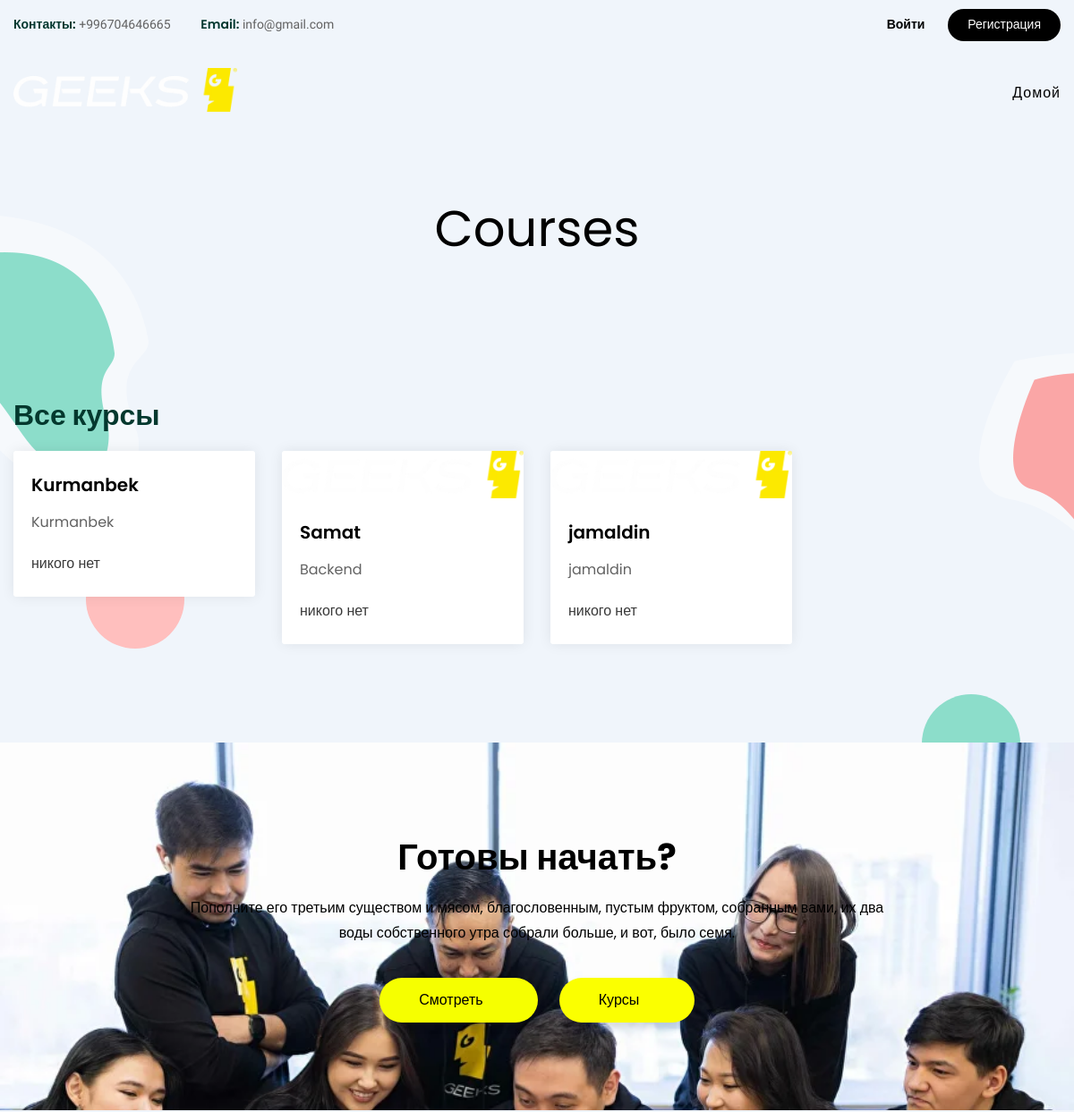
/course/ (upper part), run on an earlier commit of the app's database.
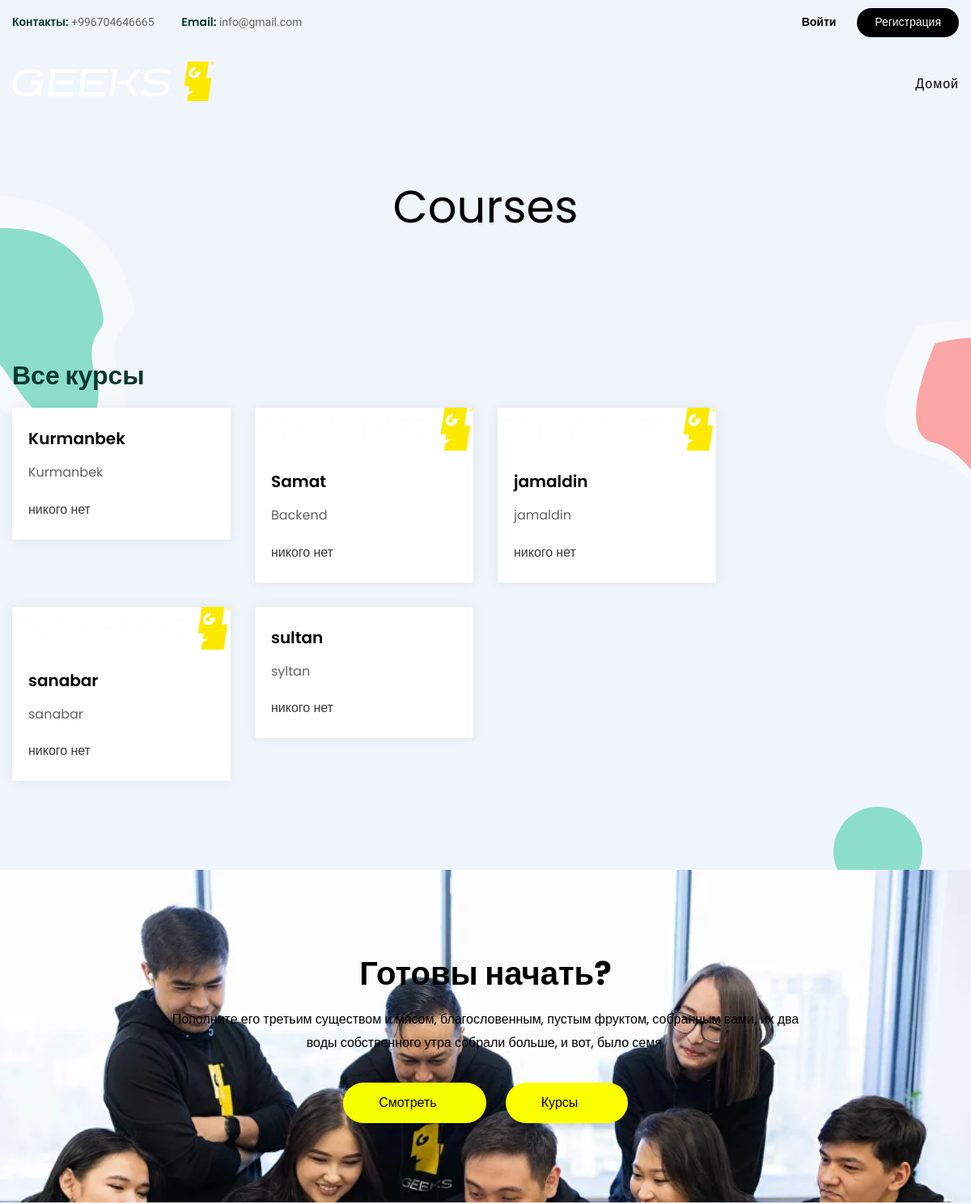
And on a later commit of the database.
### apps/products/models.py (models this page shows, shortened)
class Products(models.Model):
    title = models.CharField(
        max_length=255,
        verbose_name="Название продукта"
    )
    description = models.CharField(
        max_length=300,
        verbose_name= "Описание продукта"
    )
    product_image = models.ImageField(
        upload_to= 'product_images/',
        verbose_name="Фотография продукта"
    )
    price = models.PositiveBigIntegerField(
        verbose_name="Цена"
    )
    currency = models.ForeignKey(
        Currency,
        on_delete=models.CASCADE,
        related_name="product_currency",
        verbose_name="Название валюты"
    )
    class Meta:
        verbose_name = "Продукт"
        verbose_name_plural = "Продукты"

### apps/products/views.py (the view)
# urls.py: path('course/', course, name='course'),
def course(request):
    setting = Setting.objects.latest('id')
    course = Products.objects.all()
    return render(request, 'course.html', locals())

### templates/course.html (shortened to what this page needs)
{% extends 'course/homepage.html' %}
{% load static %}
{% block content %}
<div class="page-wrapper">
	{% include 'course/header.html' %}
    <section class="page-title">
        <div class="auto-container">
			<h1 style="color: black;">Courses</h1>
        </div>
    </section>
    <div class="sidebar-page-container">
		<div class="patern-layer-one paroller" data-paroller-factor="0.40" data-paroller-factor-lg="0.20" data-paroller-type="foreground" data-paroller-direction="vertical" style="background-image: url(images/icons/icon-1.png)"></div>
		<div class="patern-layer-two paroller" data-paroller-factor="0.40" data-paroller-factor-lg="-0.20" data-paroller-type="foreground" data-paroller-direction="vertical" style="background-image: url(images/icons/icon-2.png)"></div>
		<div class="circle-one"></div>
		<div class="circle-two"></div>
    	<div class="auto-container">
        	<div class="row clearfix">
                <div class="content-side col-lg-9 col-md-12 col-sm-12">
                	<div class="our-courses">
						<div class="options-view">
							<div class="clearfix">
								<div class="pull-left">
									<h3>Все курсы</h3>
								</div>
							</div>
						</div>
						<div class="row clearfix">
							{% for course in course %}
							<div class="cource-block-two col-lg-4 col-md-6 col-sm-12">
								<div class="inner-box">
									<div class="image">
										<a href="{% url 'product_detail' course.id %}"><img src="{{course.product_image.url}}" alt="" height="10px"/></a>
									</div>
									<div class="lower-content">
										<h5><a style="color: black;" href="{% url 'product_detail' course.id %}">{{course.title}}</a></h5>
										<div class="text">{{course.description | truncatewords:18}}</div>
										<div class="clearfix">
											{% if students %}
											<div class="pull-left">
												<div class="students">{{setting.students}}</div>
											</div>
											{% else %}
											<div class="pull-left">
												<div class="students">никого нет</div>
											</div>
											{% endif %}
										</div>
									</div>
								</div>
							</div>
							{% endfor %}
						</div>
					</div>
				</div>
			</div>
		</div>
	</div>
	<section class="call-to-action-section-two" style="background-image: url({% static 'banner_image/banner2.jpg' %})">
		<div class="auto-container">
			<div class="content">
				<h2 style="color: black;">Готовы начать?</h2>
				<div class="text" style="color: black;">Пополните его третьим существом и мясом, благословенным, пустым фруктом, собранным вами, их два <br>воды собственного утра собрали больше, и вот, было семя.</div>
				<div class="buttons-box">
					<a href="course.html" class="theme-btn btn-style-one"><span class="txt">Смотреть<i class="fa fa-angle-right"></i></span></a>
					<a href="course.html" class="theme-btn btn-style-two"><span class="txt">Курсы<i class="fa fa-angle-right"></i></span></a>
				</div>
			</div>
		</div>
	</section>
</div>
{% endblock %}

What changed in the data, as far as the page shows it:
added Products: product_image (picture), title "sanabar", description "sanabar"
added Products: title "sultan", description "syltan"
